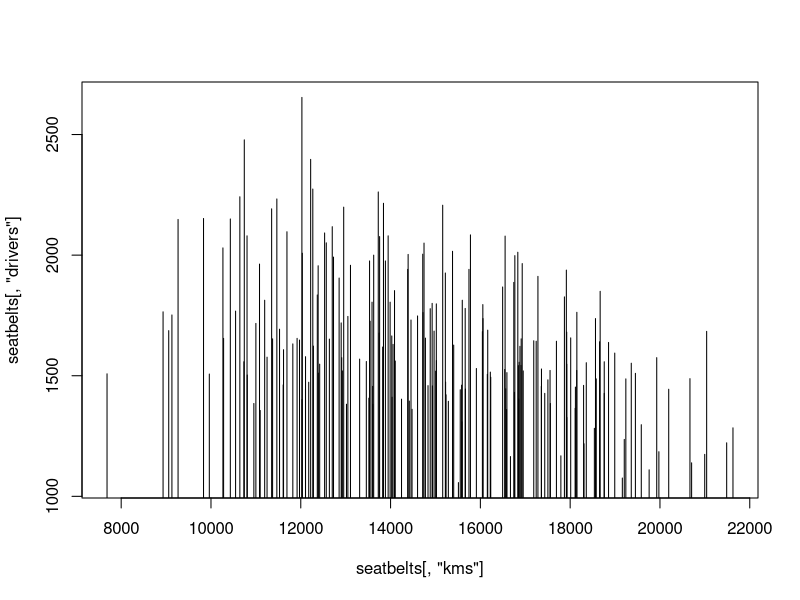
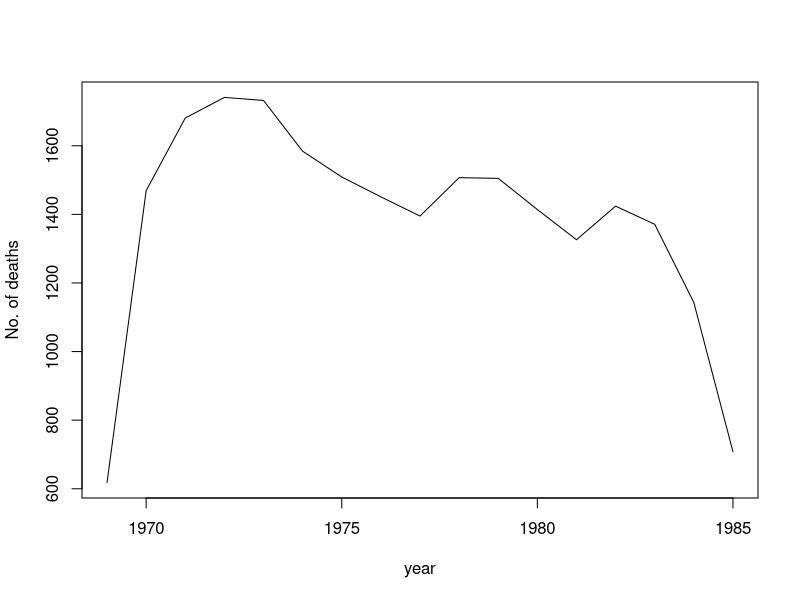
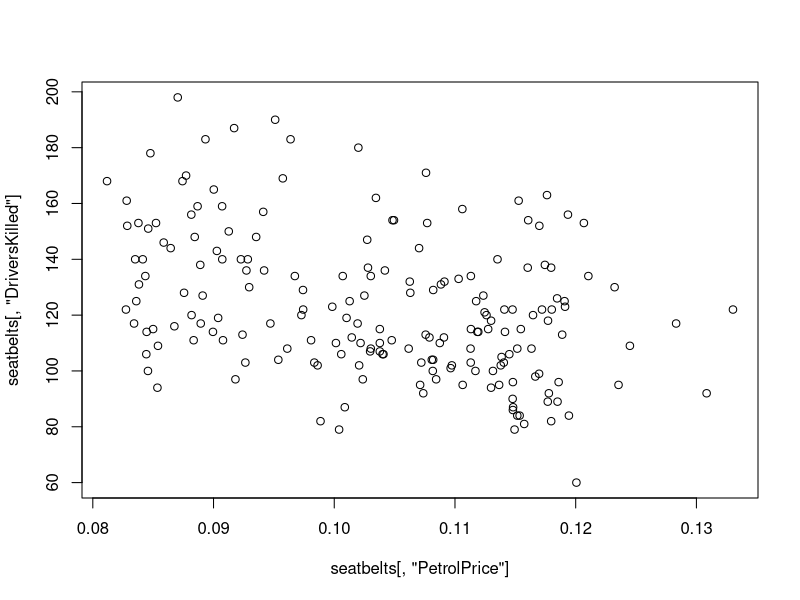

These figures' R source, in order:
#Prem Shah
#1728562
#Lab 1
setwd("C:/Users/iGuest/Desktop/University of Washington/Quarter 2/INFX 573/Labs/Lab 1")
library(dplyr)
seatbelts <- read.csv("seatbelts.csv")
class(seatbelts)
dim(seatbelts)
colnames(seatbelts)
summary(seatbelts)

mean(seatbelts[,"DriversKilled"])
#122.8021

mean(seatbelts[seatbelts[,"year"]>=1969 &
                 seatbelts[,"year"]<1970,"DriversKilled"])
#103

by(seatbelts[,"DriversKilled"], seatbelts[,"year"], mean)
#What was the average number of fatalities in 1970?
#122.4167
#What was the average number of fatalities in 1970?
#125.5833

by(seatbelts[,"rear"], seatbelts[,"year"]==1972, mean)
#440.25
by(seatbelts[,"rear"], seatbelts[,"year"]==1980, mean)
#380.8333
cormat = cor(seatbelts)
plot(seatbelts[,"kms"], seatbelts[,"drivers"], type = "h")
#It appears that as the number of kilometers increase, the number of deaths decreases. This might be due to more experience in driving.

plot(unique(seatbelts$year), by(seatbelts[,"DriversKilled"], seatbelts[,"year"], sum), type="l", xlab = "year", ylab = "No. of deaths")
#This plot shows that after the law was passsed in 1983 the no. of drivers killed showed a decreasing trend
plot(seatbelts[,"PetrolPrice"], seatbelts[,"DriversKilled"])
#This plot slightly shows that as the petrol price increased sometimes the number of deaths decreased     
